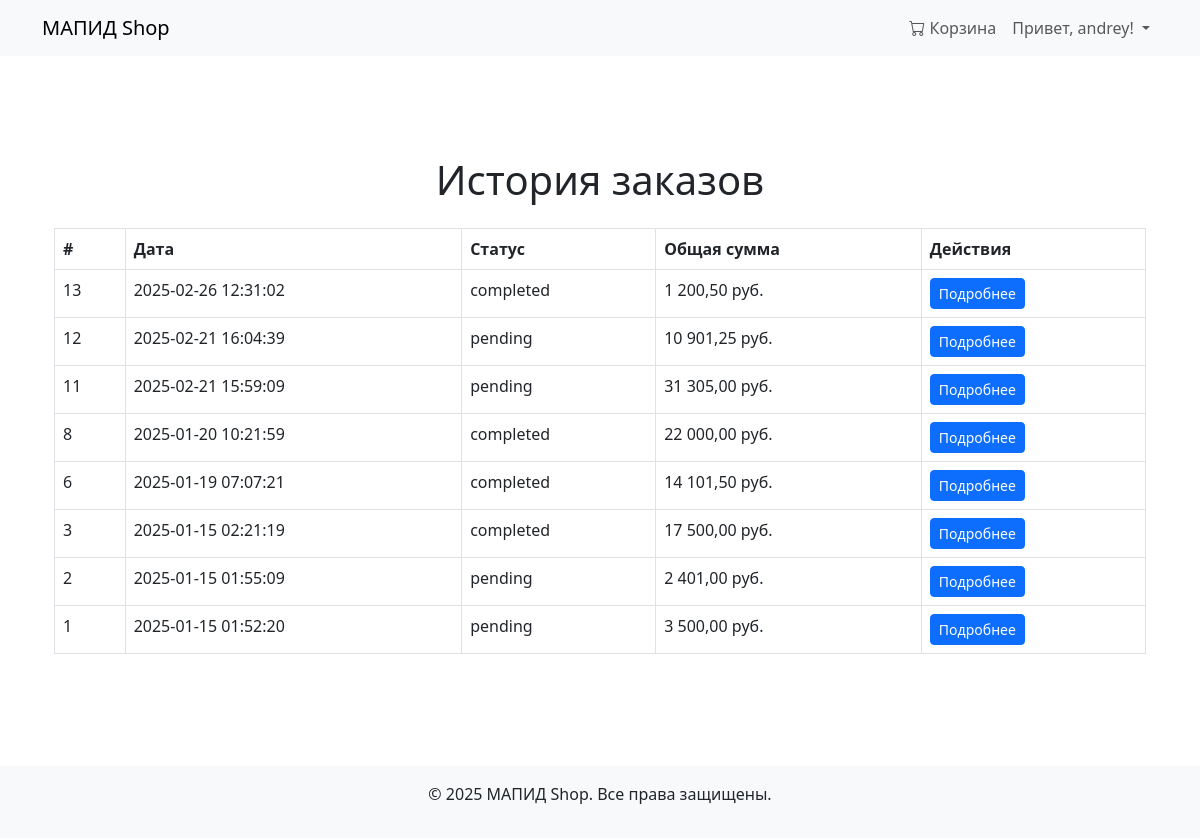
Screenshot of /order_history.php (signed in) with the database file from the repository.
### tables this page shows
CREATE TABLE `orders` (
  `id` int NOT NULL,
  `user_id` int NOT NULL,
  `total_price` decimal(10,2) NOT NULL,
  `status` enum('pending','completed','cancelled') DEFAULT 'pending',
  `created_at` timestamp NULL DEFAULT CURRENT_TIMESTAMP
);

### public/order_history.php (the view, shortened to what this page needs)
<?php
require_once '../config/db.php';
$db = new Database($dbConfig);
$connection = $db->getConnection();
$userId = $_SESSION['user']['id'];
$query = "
    SELECT id, total_price, status, created_at
    FROM orders
    WHERE user_id = :user_id
    ORDER BY created_at DESC
";
$stmt = $connection->prepare($query);
$stmt->execute([':user_id' => $userId]);
$orders = $stmt->fetchAll(PDO::FETCH_ASSOC);
?>
<!DOCTYPE html>
<html lang="en">
<head>
    <link href="https://cdn.jsdelivr.net/npm/bootstrap@5.3.0/dist/css/bootstrap.min.css" rel="stylesheet">
</head>
<body>
<?php include 'includes/header.php'; ?>
<div class="container py-5">
    <h1 class="text-center mb-4">История заказов</h1>
    <?php if (!empty($orders)): ?>
        <table class="table table-bordered">
            <thead>
                <tr>
                    <th>#</th>
                    <th>Дата</th>
                    <th>Статус</th>
                    <th>Общая сумма</th>
                    <th>Действия</th>
                </tr>
            </thead>
            <tbody>
                <?php foreach ($orders as $order): ?>
                    <tr>
                        <td><?php echo htmlspecialchars($order['id']); ?></td>
                        <td><?php echo htmlspecialchars($order['created_at']); ?></td>
                        <td><?php echo htmlspecialchars($order['status']); ?></td>
                        <td><?php echo number_format($order['total_price'], 2, ',', ' '); ?> руб.</td>
                        <td>
                            <a href="order_details.php?order_id=<?php echo $order['id']; ?>" class="btn btn-sm btn-primary">Подробнее</a>
                        </td>
                    </tr>
                <?php endforeach; ?>
            </tbody>
        </table>
    <?php else: ?>
        <p class="text-center">Вы еще не оформили ни одного заказа.</p>
    <?php endif; ?>
</div>
<?php include 'includes/footer.php'; ?>
</body>

### rows the page displays
orders: id "13", created_at "2025-02-26 12:31:02", status "completed", total_price "1 200,50"
orders: id "12", created_at "2025-02-21 16:04:39", status "pending", total_price "10 901,25"
orders: id "11", created_at "2025-02-21 15:59:09", status "pending", total_price "31 305,00"
orders: id "8", created_at "2025-01-20 10:21:59", status "completed", total_price "22 000,00"
orders: id "6", created_at "2025-01-19 07:07:21", status "completed", total_price "14 101,50"
orders: id "3", created_at "2025-01-15 02:21:19", status "completed", total_price "17 500,00"
orders: id "2", created_at "2025-01-15 01:55:09", status "pending", total_price "2 401,00"
orders: id "1", created_at "2025-01-15 01:52:20", status "pending", total_price "3 500,00"

### other values shown
$_SESSION['user']['name'] "andrey"
